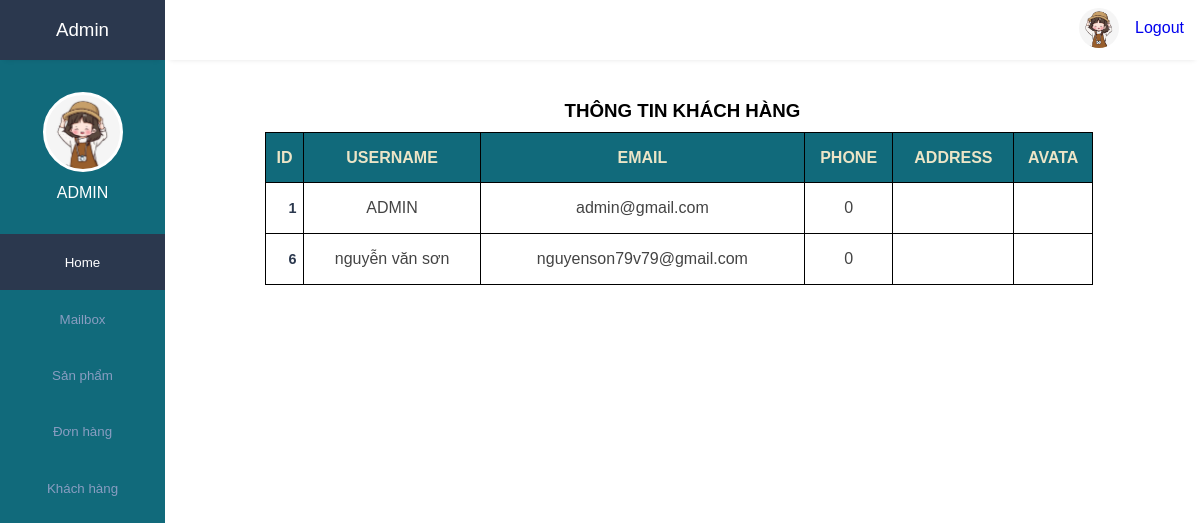
/admin/index.php?act=qltaikhoan (signed in), run on an earlier commit of the app's database.
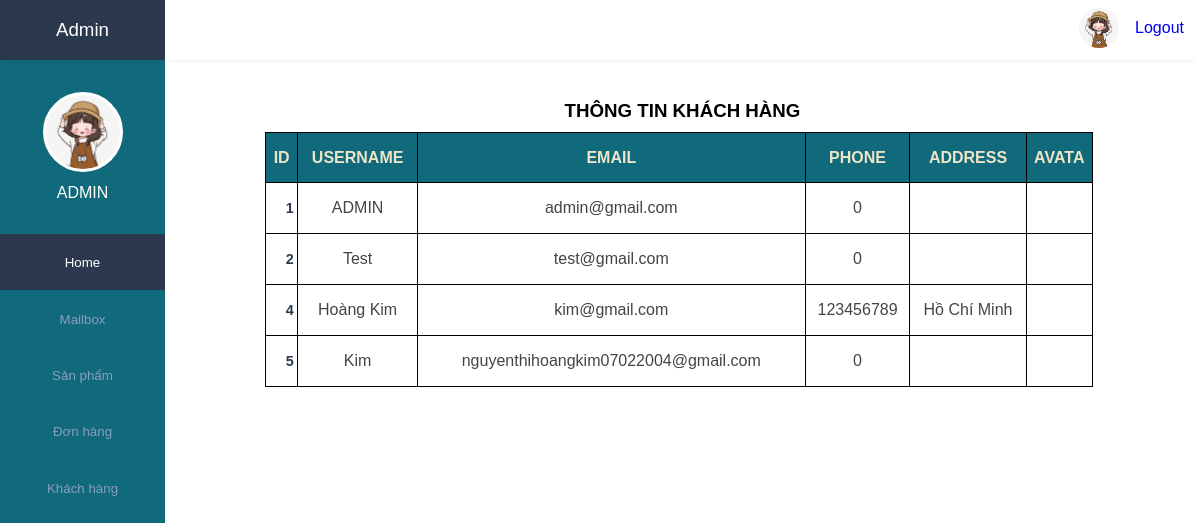
And on a later commit of the database.
### tables this page shows
CREATE TABLE `users` (
  `id` int(20) NOT NULL,
  `username` varchar(100) NOT NULL,
  `email` varchar(100) NOT NULL,
  `phone` int(10) NOT NULL,
  `address` varchar(50) NOT NULL,
  `password` varchar(100) NOT NULL,
  `user_type` varchar(20) NOT NULL DEFAULT 'user',
  `image` varchar(100) NOT NULL
);

### admin/view/qltaikhoan.php (the view, shortened to what this page needs)
<body>
    <main class="qltk">
        <h3 align="center" >THÔNG TIN KHÁCH HÀNG</h3>
        <table align="center" cellpadding=0 cellspacing=0>
            <tr>
                <th>ID</th>
                <th>USERNAME</th>
                <th>EMAIL</th>
                <th>PHONE</th>
                <th>ADDRESS</th>
                <th>AVATA</th>
            </tr>
            <?php
                $conn = mysqli_connect("localhost","root","","dbtrangsuc");
                $sql = "SELECT * FROM users";
                $result=mysqli_query($conn,$sql);
                while($row=mysqli_fetch_assoc($result)){
                    $id = $row['id'];
                    $username = $row['username'];
                    $email = $row['email'];
                    $img = $row['image'];
                    $address = $row['address'];
                    $phone = $row['phone'];
            ?>
            <tr>
                <td><?php echo $id ?></td>
                <td><?php echo $username ?></td>
                <td><?php echo $email ?></td>
                <td><?php echo $phone?></td>
                <td><?php echo $address?></td>
                <td><?php echo $img ?></td>
            </tr>
            <?php } ?>
        </table>
    </main>
</body>

### admin/view/header.php (shortened to what this page needs)
<!DOCTYPE html>
<html lang="en">
<head>
    <link rel="stylesheet" href="../public/css/admin.css">
    <link rel="stylesheet" href="https://maxst.icons8.com/vue-static/landings/line-awesome/line-awesome/1.3.0/css/line-awesome.min.css">
</head>
<body>
    <div class="sidebar">
        <div class="side-header">
            <h3>A<span>dmin</span></h3>
        </div>
        <div class="side-content">
            <div class="profile">
                <a href="../admin/index.php?act=profile"><div class="profile-img bg-img" style="background-image: url(../public/img/avata.png)"></div></a>
                <h4><?php echo $_SESSION['admin_name'] ?></h4>
            </div>
            <div class="side-menu">
                <ul>
                    <li>
                       <a href="../admin/index.php" class="active">
                            <small>Home</small>
                        </a>
                    </li>
                    <li>
                       <a href="../admin/index.php?act=mailbox">
                            <small>Mailbox</small>
                        </a>
                    </li>
                    <li>
                       <a href="../admin/index.php?act=qlsanpham">
                            <small>Sản phẩm</small>
                        </a>
                    </li>
                    <li>
                       <a href="../admin/index.php?act=qldonhang">
                            <small>Đơn hàng</small>
                        </a>
                    </li>
                    <li>
                       <a href="../admin/index.php?act=qltaikhoan">
                            <small>Khách hàng</small>
                        </a>
                    </li>
                </ul>
            </div>
        </div>
    </div>
    <div class="main-content">
        <header>
            <div class="header-content">
                <div class="header-menu">
                    <div class="user">
                        <div class="bg-img" style="background-image: url(../public/img/avata.png)"></div>
                        <a href="../index.php?act=thoat">Logout</a>
                    </div>
                </div>
            </div>
        </header>

### admin/index.php (shortened to what this page needs)
<?php
    include "../admin/view/header.php";
    if(isset($_GET['act'])){
        switch ($_GET['act']) {
            case 'qltaikhoan':
                include "../admin/view/qltaikhoan.php";
                break;
        }
    } else{
        include "view/home.php";
    }
?>

### public/css/admin.css (style rules this page uses)
:root { --main-color: #2B384E; --color-dark: #116A7B; --text-grey: #B0B0B0; }
* { margin: 0; padding: 0; text-decoration: none; list-style-type: none; box-sizing: border-box; font-family: 'Merriweather', sans-serif; }
.sidebar { position: fixed; height: 100%; width: 165px; left: 0; bottom: 0; top: 0; z-index: 100; background: var(--color-dark); transition: left 300ms; }
.side-header { box-shadow: 0px 5px 5px -5px rgb(0 0 0 /10%); background: var(--main-color); height: 60px; display: flex; justify-content: center; align-items: center; }
.side-header h3, side-head span { color: white; font-weight: 400; }
.side-content { height: calc(100vh - 60px); overflow: auto; }
.profile { text-align: center; padding: 2rem 0rem; }
.bg-img { background-repeat: no-repeat; background-size: cover; border-radius: 50%; background-size: cover; }
.profile-img { height: 80px; width: 80px; display: inline-block; margin: 0 auto .5rem auto; border: 3px solid white; }
.profile h4 { color: #fff; font-weight: 500; }
.sidebar { overflow-y: auto; }
.side-menu ul { text-align: center; }
.side-menu a { display: block; padding: 1.2rem 0rem; }
.side-menu a.active { background: #2B384E; }
.side-menu a.active span, .side-menu a.active small { color: #fff; }
.side-menu a span, .side-menu a small { color: #899DC1; }
.main-content { margin-left: 165px; width: calc(100% - 165px); transition: margin-left 300ms; }
header { position: fixed; right: 0; top: 0; left: 165px; z-index: 100; height: 60px; box-shadow: 0px 5px 5px -5px rgb(0 0 0 /10%); background: #fff; transition: left 300ms; }
.header-content, .header-menu { display: flex; align-items: center; }
.header-content { justify-content: space-between; padding: 0rem 1rem; }
.header-menu { justify-content: flex-end; padding-top: .5rem; }
.user { display: flex; align-items: center; }
.user div, .client-img { height: 40px; width: 40px; margin-right: 1rem; }
main { margin-top: 60px; }
table { border-collapse: collapse; }
table tbody td { padding: 1rem 0rem; color: #444; }
table tbody td:first-child { padding-left: 1rem; color: var(--main-color); font-weight: 600; font-size: .9rem; }
table tbody tr { border-bottom: 1px solid #dee2e8; }

### admin/view/qltaikhoan.php (style rules this page uses)
.qltk { margin-top: 100px; font-family: 'Roboto', sans-serif; }
.qltk table { width: 80%; border: 1px solid black; margin: 10px 0px 0px 100px; }
.qltk table th { border: 1px solid black; height: 50px; background-color: #116A7B; color: #ECE5C7; }
.qltk table td { text-align: center; border: 1px solid black; height: 50px; }

What changed in the data, as far as the page shows it:
removed users: id "6", username "nguyễn văn sơn", email "nguyenson79v79@gmail.com", phone "0"
added users: id "2", username "Test", email "test@gmail.com", phone "0"
added users: id "4", username "Hoàng Kim", email "kim@gmail.com", phone "123456789", address "Hồ Chí Minh"
added users: id "5", username "Kim", email "nguyenthihoangkim07022004@gmail.com", phone "0"
